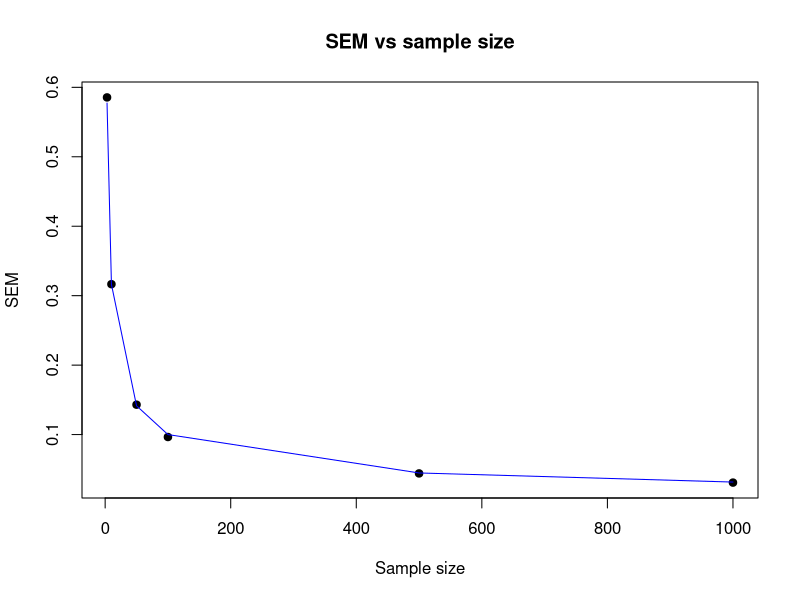
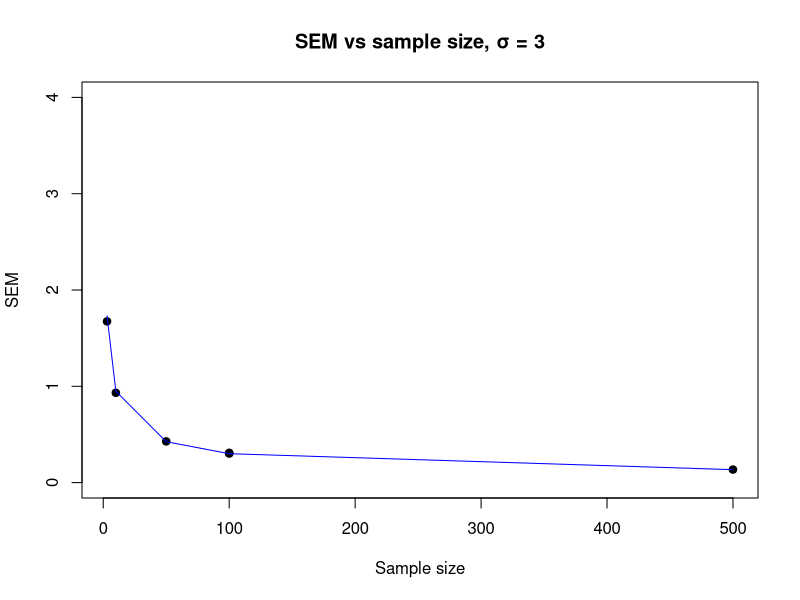
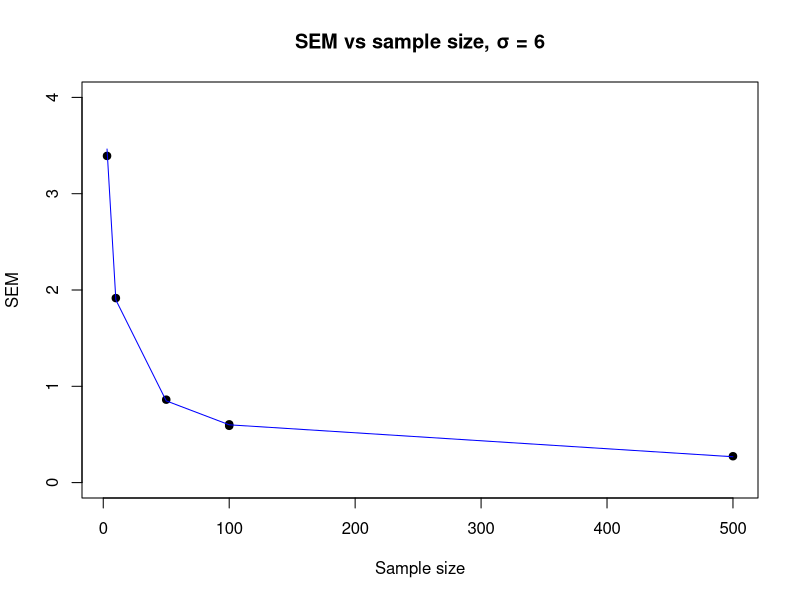
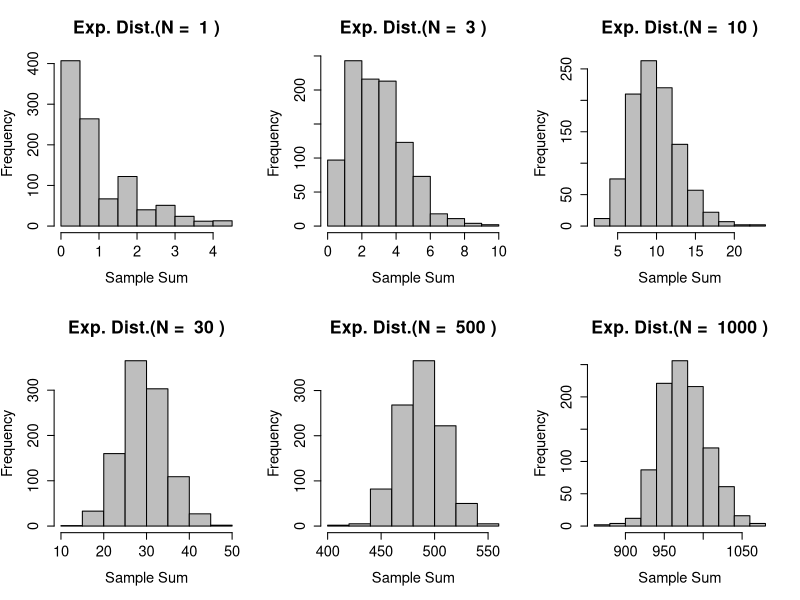
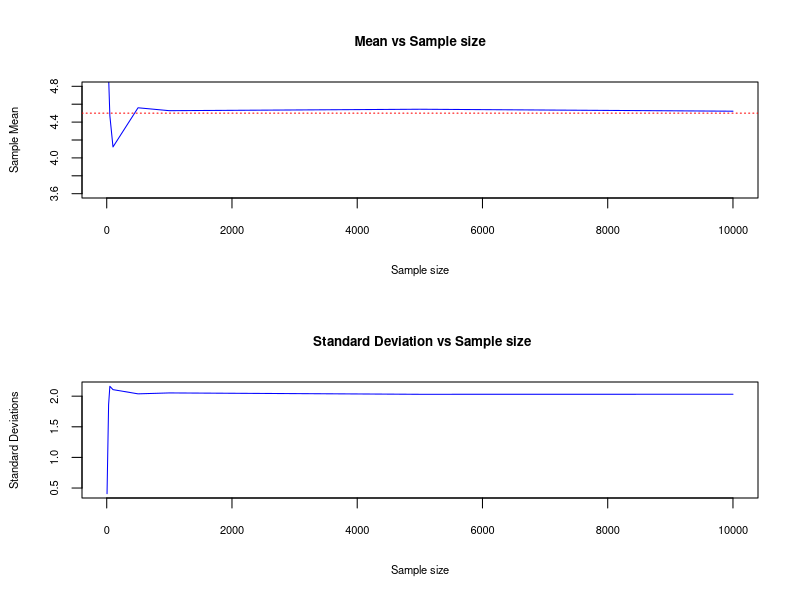

R code for these plots, in order:
## ---- chunk 1
knitr::opts_chunk$set(echo = TRUE)
## ---- chunk 2
# different sample sizes we are going to try:
sample.sizes=c(3,10,50, 100, 500, 1000)

# we will use the vector below to keep the SD of the distribution of the means at each given sample size
# (note that it's ok to initialize with an empty vector of length 0 - if we index it out of bounds
# later, it will autoexpand on assignment, see examples in the slides) 
mean.sds = numeric(0) 

for ( N in 1:length(sample.sizes) ) {
    sample.mean <- c()
    for (i in 1:1000)
      sample.mean[i] = mean(rnorm(sample.sizes[N], mean = 0, sd =1))
      mean.sds[N] = sd(sample.mean)
}
plot(sample.sizes,mean.sds, pch =19,
     main="SEM vs sample size",
     xlab="Sample size", 
     ylab ="SEM")
lines(sample.sizes, 1/sqrt(sample.sizes),
      col ='blue')

## ---- chunk 3

diff.std_devia = c(3,6)
for (j in diff.std_devia){
sample.sizes=c(3,10,50,100,500,100)
mean.sds = numeric(0)

for ( N in 1:length(sample.sizes) ) {
    sample.mean <- c()
    for (i in 1:1000 )
      sample.mean[i] = mean(rnorm(sample.sizes[N], mean = 10, sd =j))
      mean.sds[N] = sd(sample.mean)
}

plot(sample.sizes,mean.sds, pch =19,
     main=paste("SEM vs sample size, σ =" ,j ), 
     xlab="Sample size", ylab ="SEM", ylim = c(0,4))
lines(sample.sizes, j/sqrt(sample.sizes), col ='blue')}
## ---- chunk 4
set.seed(1234)
par(mfrow = c(2,3), ps =16)

x= rexp(100)  # 100 random variables generated from exponential distribution
N = c(1,3,10,30,500,1000) # the number of iid varaiables X we going to Sum

for (j in N){
    repeats = 1000 # experiment repeated 1000 times
    s.values = numeric()
    for (n.exp in 1:repeats){
        s.values[n.exp] = sum(sample(x,j,replace=TRUE))}
        hist(s.values,breaks=8, 
              col= 'grey',
               main=paste("Exp. Dist.(N = ",j,")"),
               xlab='Sample Sum')
            }

## ---- chunk 5
set.seed(1236)
par(mfrow = c(2,1),ps =8)
arb.dis = seq(1,8, 0.04) # arbitary distribution
mean.arb.dis = mean(arb.dis) # Mean of arbitary distribution arb.dis
std_arb_dis = sd(arb.dis) # Standard deviation of the distribution
N = c(5,30,50,100,500,1000,5000,10000) # Sample Size
s.values = numeric()
std.values = numeric()
SE = numeric()
for (j in 1:length(N)){
      m = sample(arb.dis,N[j],replace=TRUE)
      s.values[j] = mean(m)
      std.values[j] = sd(m)
      }

     plot(N,s.values,type ='l', col ='blue',
          xlab ='Sample size',
          ylab = 'Sample Mean',
          main='Mean vs Sample size',
          ylim =c(3.6,4.8))
      abline( h = mean.arb.dis , lty = 3,col = "red")   
 
    plot(N,std.values,type ='l', col ='blue',
          xlab ='Sample size',
          ylab = 'Standard Deviations',
          main=' Standard Deviation vs Sample size'
          )
     abline(h =SE,lty = 3,col = "red")  
